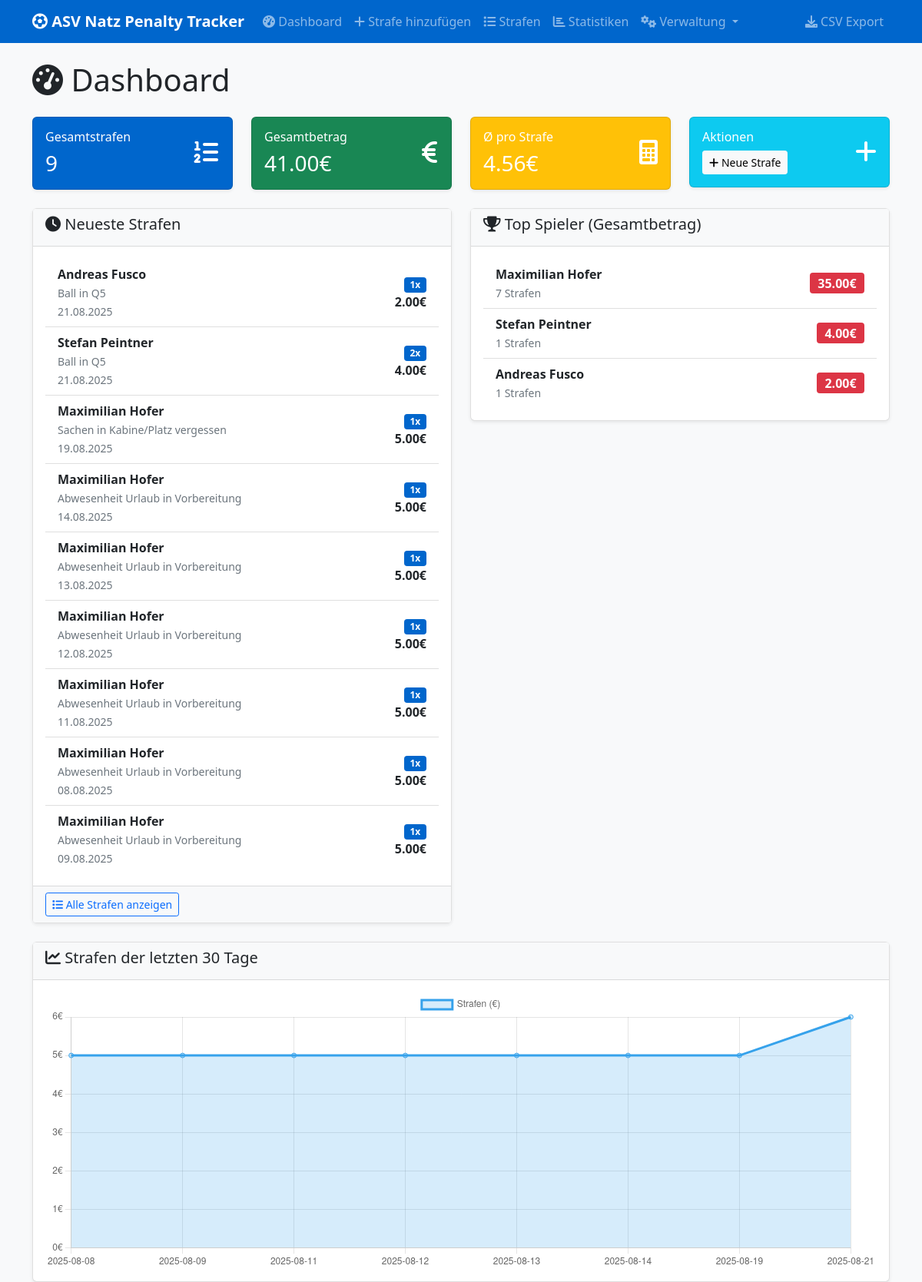
The page / on the database its author committed.
### app.py (models this page shows)
class Penalty(db.Model):
    id = db.Column(db.Integer, primary_key=True)
    date = db.Column(db.Date, nullable=False)
    player_id = db.Column(db.Integer, db.ForeignKey('player.id'), nullable=False)
    penalty_type_id = db.Column(db.Integer, db.ForeignKey('penalty_type.id'), nullable=False)
    quantity = db.Column(db.Integer, nullable=False, default=1)
    notes = db.Column(db.Text)
    created_at = db.Column(db.DateTime, default=datetime.utcnow)
    player = db.relationship('Player', backref='penalties')
    penalty_type = db.relationship('PenaltyType', backref='penalties')
    @property
    def total_amount(self):
        return self.quantity * self.penalty_type.amount

class Player(db.Model):
    id = db.Column(db.Integer, primary_key=True)
    name = db.Column(db.String(100), nullable=False, unique=True)

class PenaltyType(db.Model):
    id = db.Column(db.Integer, primary_key=True)
    name = db.Column(db.String(200), nullable=False, unique=True)
    amount = db.Column(db.Float, nullable=False)
    description = db.Column(db.String(500))

### app.py (the view)
@app.route('/')
def index():
    total_penalties = Penalty.query.count()
    total_amount = db.session.query(db.func.sum(PenaltyType.amount * Penalty.quantity))\
        .select_from(Penalty).join(PenaltyType).scalar() or 0
    recent_penalties = Penalty.query\
        .order_by(Penalty.created_at.desc())\
        .limit(10)\
        .all()
    top_players = db.session.query(
        Player.name,
        db.func.count(Penalty.id).label('penalty_count'),
        db.func.sum(PenaltyType.amount * Penalty.quantity).label('total_amount')
    ).select_from(Player).join(Penalty).join(PenaltyType)\
     .group_by(Player.id, Player.name)\
     .order_by(db.func.sum(PenaltyType.amount * Penalty.quantity).desc())\
     .limit(10).all()
    return render_template('dashboard.html',
                         total_penalties=total_penalties,
                         total_amount=total_amount,
                         recent_penalties=recent_penalties,
                         top_players=top_players)

### templates/dashboard.html (shortened to what this page needs)
{% extends "base.html" %}
{% block content %}
<div class="row">
    <div class="col-12">
        <h1 class="mb-4"><i class="fas fa-tachometer-alt"></i> Dashboard</h1>
    </div>
</div>
<div class="row mb-4">
    <div class="col-md-3">
        <div class="card text-white bg-primary">
            <div class="card-body">
                <div class="d-flex justify-content-between">
                    <div>
                        <h6 class="card-title">Gesamtstrafen</h6>
                        <h3 class="mb-0">{{ total_penalties }}</h3>
                    </div>
                    <div class="align-self-center">
                        <i class="fas fa-list-ol fa-2x"></i>
                    </div>
                </div>
            </div>
        </div>
    </div>
    <div class="col-md-3">
        <div class="card text-white bg-success">
            <div class="card-body">
                <div class="d-flex justify-content-between">
                    <div>
                        <h6 class="card-title">Gesamtbetrag</h6>
                        <h3 class="mb-0">{{ "%.2f"|format(total_amount) }}€</h3>
                    </div>
                    <div class="align-self-center">
                        <i class="fas fa-euro-sign fa-2x"></i>
                    </div>
                </div>
            </div>
        </div>
    </div>
    <div class="col-md-3">
        <div class="card text-white bg-warning">
            <div class="card-body">
                <div class="d-flex justify-content-between">
                    <div>
                        <h6 class="card-title">Ø pro Strafe</h6>
                        <h3 class="mb-0">{{ "%.2f"|format(total_amount / total_penalties if total_penalties > 0 else 0) }}€</h3>
                    </div>
                    <div class="align-self-center">
                        <i class="fas fa-calculator fa-2x"></i>
                    </div>
                </div>
            </div>
        </div>
    </div>
    <div class="col-md-3">
        <div class="card text-white bg-info">
            <div class="card-body">
                <div class="d-flex justify-content-between">
                    <div>
                        <h6 class="card-title">Aktionen</h6>
                        <a href="{{ url_for('add_penalty') }}" class="btn btn-light btn-sm">
                            <i class="fas fa-plus"></i> Neue Strafe
                        </a>
                    </div>
                    <div class="align-self-center">
                        <i class="fas fa-plus fa-2x"></i>
                    </div>
                </div>
            </div>
        </div>
    </div>
</div>
<div class="row">
    <div class="col-md-6">
        <div class="card">
            <div class="card-header">
                <h5><i class="fas fa-clock"></i> Neueste Strafen</h5>
            </div>
            <div class="card-body">
                {% if recent_penalties %}
                    <div class="list-group list-group-flush">
                        {% for penalty in recent_penalties %}
                            <div class="list-group-item d-flex justify-content-between align-items-center">
                                <div>
                                    <strong>{{ penalty.player.name }}</strong><br>
                                    <small class="text-muted">{{ penalty.penalty_type.name }}</small><br>
                                    <small class="text-muted">{{ penalty.date.strftime('%d.%m.%Y') }}</small>
                                </div>
                                <div class="text-end">
                                    <span class="badge bg-primary">{{ penalty.quantity }}x</span><br>
                                    <strong>{{ "%.2f"|format(penalty.total_amount) }}€</strong>
                                </div>
                            </div>
                        {% endfor %}
                    </div>
                {% else %}
                    <p class="text-muted">Noch keine Strafen erfasst.</p>
                {% endif %}
            </div>
            <div class="card-footer">
                <a href="{{ url_for('penalties') }}" class="btn btn-outline-primary btn-sm">
                    <i class="fas fa-list"></i> Alle Strafen anzeigen
                </a>
            </div>
        </div>
    </div>
    <div class="col-md-6">
        <div class="card">
            <div class="card-header">
                <h5><i class="fas fa-trophy"></i> Top Spieler (Gesamtbetrag)</h5>
            </div>
            <div class="card-body">
                {% if top_players %}
                    <div class="list-group list-group-flush">
                        {% for player in top_players %}
                            <div class="list-group-item d-flex justify-content-between align-items-center">
                                <div>
                                    <strong>{{ player.name }}</strong><br>
                                    <small class="text-muted">{{ player.penalty_count }} Strafen</small>
                                </div>
                                <div>
                                    <span class="badge bg-danger fs-6">{{ "%.2f"|format(player.total_amount) }}€</span>
                                </div>
                            </div>
                        {% endfor %}
                    </div>
                {% else %}
                    <p class="text-muted">Noch keine Daten verfügbar.</p>
                {% endif %}
            </div>
        </div>
    </div>
</div>
<div class="row mt-4">
    <div class="col-12">
        <div class="card">
            <div class="card-header">
                <h5><i class="fas fa-chart-line"></i> Strafen der letzten 30 Tage</h5>
            </div>
            <div class="card-body">
                <canvas id="penaltyChart" height="100"></canvas>
            </div>
        </div>
    </div>
</div>
{% endblock %}
{% block scripts %}
<script>
// Load chart data
fetch('/api/penalty_chart_data?days=30')
    .then(response => response.json())
    .then(data => {
        const ctx = document.getElementById('penaltyChart').getContext('2d');
        new Chart(ctx, {
            type: 'line',
            data: {
                labels: data.dates,
                datasets: [{
                    label: 'Strafen (€)',
                    data: data.amounts,
                    borderColor: 'rgb(54, 162, 235)',
                    backgroundColor: 'rgba(54, 162, 235, 0.2)',
                    fill: true
                }]
            },
            options: {
                responsive: true,
                scales: {
                    y: {
                        beginAtZero: true,
                        ticks: {
                            callback: function(value) {
                                return value + '€';
                            }
                        }
                    }
                }
            }
        });
    });
</script>
{% endblock %}

### templates/base.html (shortened to what this page needs)
<!DOCTYPE html>
<html lang="de">
<head>
    <link href="https://cdn.jsdelivr.net/npm/bootstrap@5.1.3/dist/css/bootstrap.min.css" rel="stylesheet">
    <link href="https://cdnjs.cloudflare.com/ajax/libs/font-awesome/6.0.0/css/all.min.css" rel="stylesheet">
    <link href="{{ url_for('static', filename='css/style.css') }}" rel="stylesheet">
</head>
<body>
    <nav class="navbar navbar-expand-lg navbar-dark bg-primary">
        <div class="container">
            <a class="navbar-brand" href="{{ url_for('index') }}">
                <i class="fas fa-futbol"></i> ASV Natz Penalty Tracker
            </a>
            <div class="collapse navbar-collapse" id="navbarNav">
                <ul class="navbar-nav me-auto">
                    <li class="nav-item">
                        <a class="nav-link" href="{{ url_for('index') }}">
                            <i class="fas fa-tachometer-alt"></i> Dashboard
                        </a>
                    </li>
                    <li class="nav-item">
                        <a class="nav-link" href="{{ url_for('add_penalty') }}">
                            <i class="fas fa-plus"></i> Strafe hinzufügen
                        </a>
                    </li>
                    <li class="nav-item">
                        <a class="nav-link" href="{{ url_for('penalties') }}">
                            <i class="fas fa-list"></i> Strafen
                        </a>
                    </li>
                    <li class="nav-item">
                        <a class="nav-link" href="{{ url_for('statistics') }}">
                            <i class="fas fa-chart-bar"></i> Statistiken
                        </a>
                    </li>
                    <li class="nav-item dropdown">
                        <a class="nav-link dropdown-toggle" href="#" id="navbarDropdown" role="button" data-bs-toggle="dropdown">
                            <i class="fas fa-cogs"></i> Verwaltung
                        </a>
                    </li>
                </ul>
                <ul class="navbar-nav">
                    <li class="nav-item">
                        <a class="nav-link" href="{{ url_for('export_csv') }}">
                            <i class="fas fa-download"></i> CSV Export
                        </a>
                    </li>
                </ul>
            </div>
        </div>
    </nav>
    <main class="container mt-4">
        {% block content %}{% endblock %}
    </main>
    {% block scripts %}{% endblock %}
</body>
</html>

### static/css/style.css (style rules this page uses)
body { font-family: 'Segoe UI', Tahoma, Geneva, Verdana, sans-serif; background-color: #f8f9fa; }
.navbar-brand { font-weight: 600; }
.card { box-shadow: 0 0.125rem 0.25rem rgba(0, 0, 0, 0.075); border: 1px solid rgba(0, 0, 0, 0.125); border-radius: 0.375rem; }
.card-header { background-color: #f8f9fa; border-bottom: 1px solid rgba(0, 0, 0, 0.125); font-weight: 600; }
.bg-primary { background-color: #0066cc !important; }
.badge { font-size: 0.75em; }
.list-group-item { border-left: none; border-right: none; }
.list-group-item:first-child { border-top: none; }
.list-group-item:last-child { border-bottom: none; }
canvas { max-height: 400px; }
.card-footer { background-color: #f8f9fa; border-top: 1px solid rgba(0, 0, 0, 0.125); }
.card { animation: fadeInUp 0.3s ease-out; }

### rows shown on the page
Penalty: player.name "Andreas Fusco", penalty_type.name "Ball in Q5", date "21.08.2025", quantity "1", total_amount "2.00"
Penalty: player.name "Stefan Peintner", penalty_type.name "Ball in Q5", date "21.08.2025", quantity "2", total_amount "4.00"
Penalty: player.name "Maximilian Hofer", penalty_type.name "Sachen in Kabine/Platz vergessen", date "19.08.2025", quantity "1", total_amount "5.00"
Penalty: player.name "Maximilian Hofer", penalty_type.name "Abwesenheit Urlaub in Vorbereitung", date "14.08.2025", quantity "1", total_amount "5.00"
Penalty: player.name "Maximilian Hofer", penalty_type.name "Abwesenheit Urlaub in Vorbereitung", date "13.08.2025", quantity "1", total_amount "5.00"
Penalty: player.name "Maximilian Hofer", penalty_type.name "Abwesenheit Urlaub in Vorbereitung", date "12.08.2025", quantity "1", total_amount "5.00"
Penalty: player.name "Maximilian Hofer", penalty_type.name "Abwesenheit Urlaub in Vorbereitung", date "11.08.2025", quantity "1", total_amount "5.00"
Penalty: player.name "Maximilian Hofer", penalty_type.name "Abwesenheit Urlaub in Vorbereitung", date "08.08.2025", quantity "1", total_amount "5.00"
Penalty: player.name "Maximilian Hofer", penalty_type.name "Abwesenheit Urlaub in Vorbereitung", date "09.08.2025", quantity "1", total_amount "5.00"
Player: name "Maximilian Hofer", penalty_count "7", total_amount "35.00"
Player: name "Stefan Peintner", penalty_count "1", total_amount "4.00"
Player: name "Andreas Fusco", penalty_count "1", total_amount "2.00"

### other values the page prints
{{ total_penalties }} "9"
{{ "%.2f"|format(total_amount) }} "41.00"
